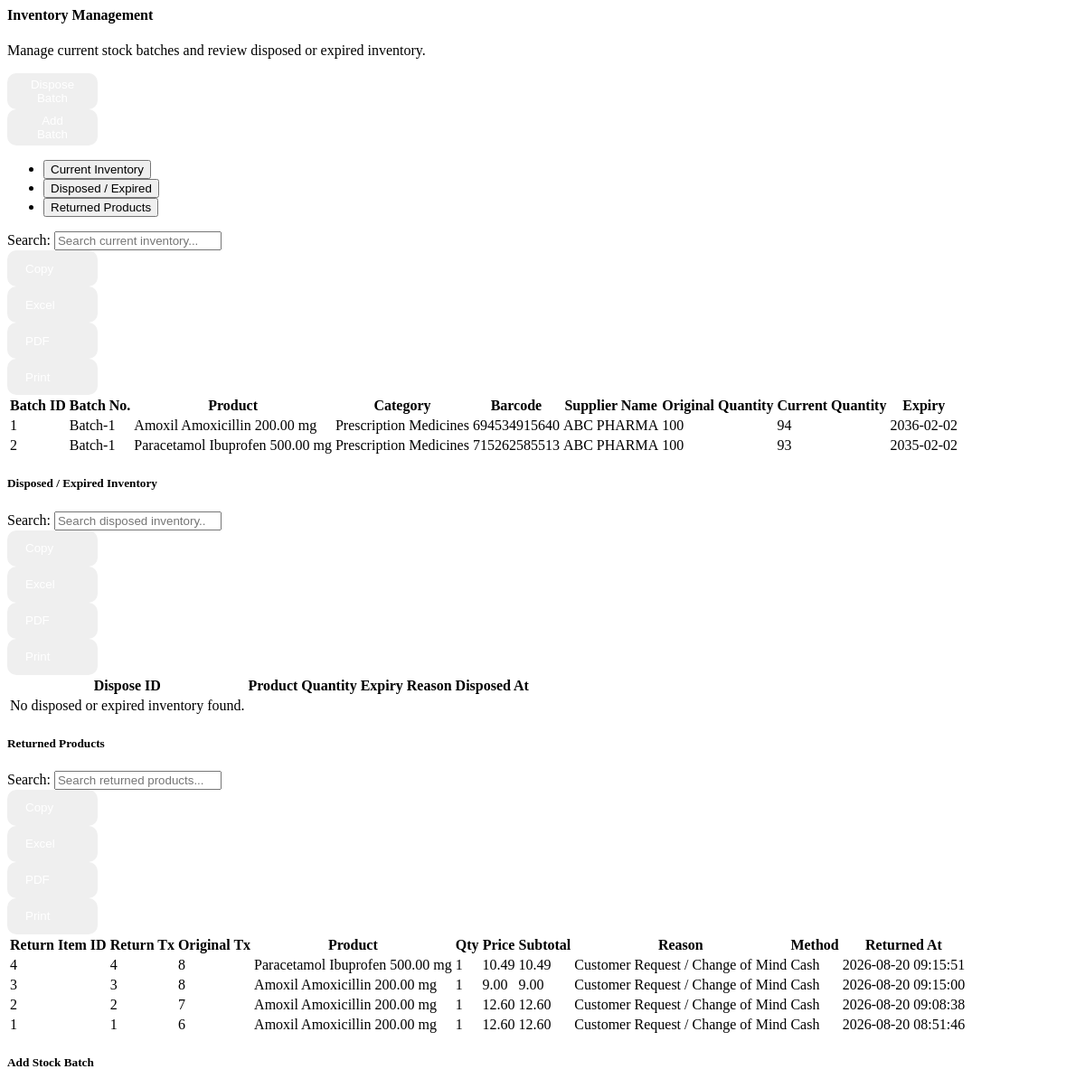
/reusablepage/inventorymanagement.php (signed in, upper part), run on an earlier commit of the app's database.
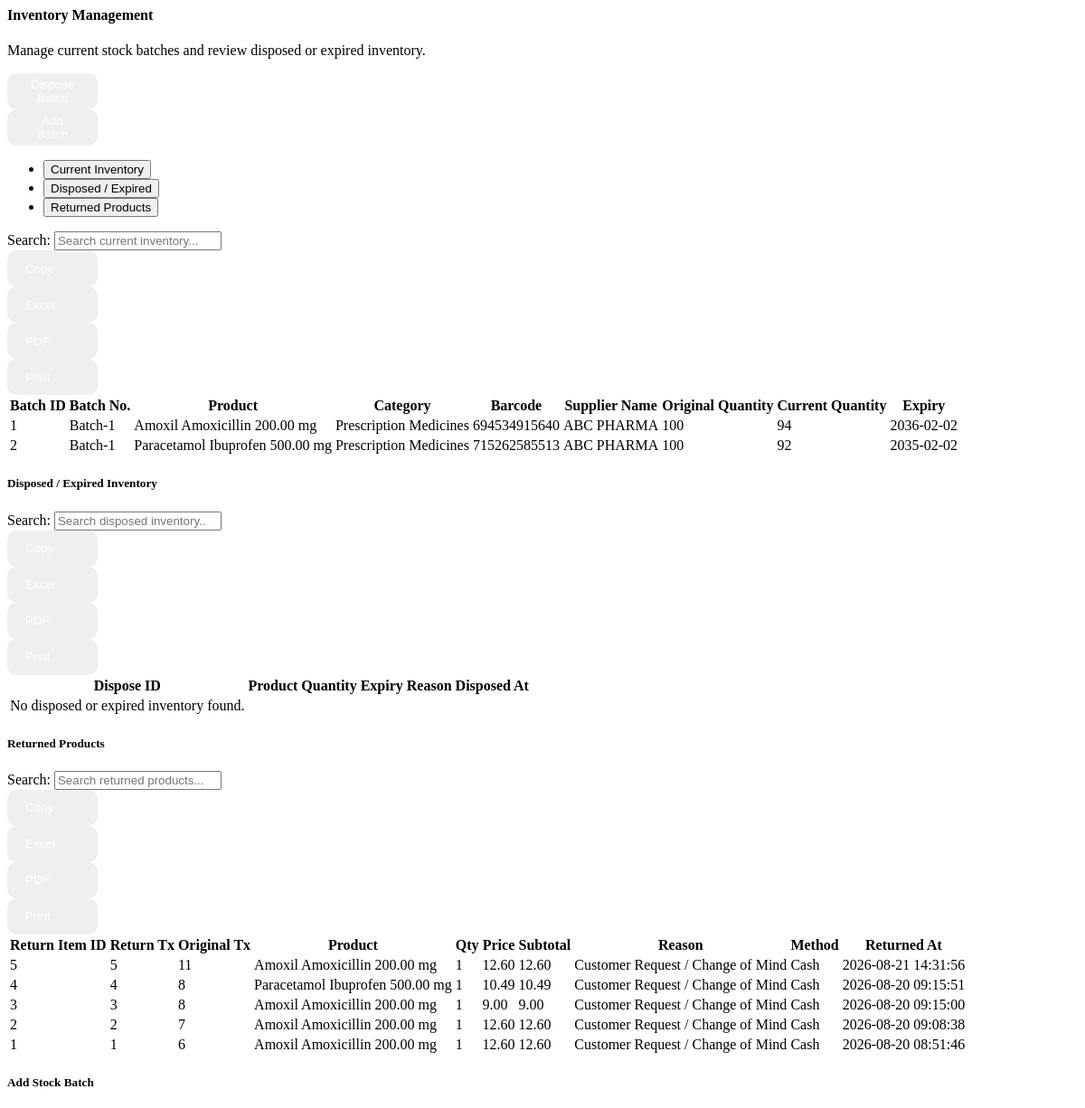
And on a later commit of the database.
### tables this page shows
CREATE TABLE `inventory` (
  `id` int(11) NOT NULL,
  `product_id` int(11) NOT NULL,
  `supplier_id` int(11) DEFAULT NULL,
  `batch_number` varchar(255) DEFAULT NULL COMMENT 'Unique batch identifier',
  `date_received` date DEFAULT NULL COMMENT 'Date batch was received',
  `manufacture_date` date DEFAULT NULL COMMENT 'Manufacturing date',
  `purchase_cost` decimal(10,2) DEFAULT NULL COMMENT 'Cost per unit',
  `markup` decimal(5,2) DEFAULT 0.00 COMMENT 'Markup percentage',
  `sale_price` decimal(10,2) DEFAULT NULL COMMENT 'Selling price per unit',
  `received_quantity` int(11) DEFAULT 0 COMMENT 'Original quantity received in batch',
  `created_at` timestamp NOT NULL DEFAULT current_timestamp(),
  `updated_at` timestamp NOT NULL DEFAULT current_timestamp() ON UPDATE current_timestamp(),
  `current_quantity` int(11) DEFAULT 0 COMMENT 'Current available quantity after sales/adjustments',
  `expiry_date` date DEFAULT NULL COMMENT 'Expiry date (critical for FEFO)'
);

CREATE TABLE `product_categories` (
  `id` int(11) NOT NULL,
  `category_name` varchar(100) NOT NULL,
  `has_vat` tinyint(1) NOT NULL DEFAULT 0,
  `senior_discount` tinyint(1) NOT NULL DEFAULT 0,
  `pwd_discount` tinyint(1) NOT NULL DEFAULT 0
);

CREATE TABLE `products` (
  `id` int(11) NOT NULL,
  `branded_name` varchar(255) NOT NULL COMMENT 'Brand name (e.g., Amoxil)',
  `generic_name` varchar(255) NOT NULL COMMENT 'Generic/active ingredient (e.g., Amoxicillin)',
  `strength` decimal(10,2) NOT NULL DEFAULT 0.00 COMMENT 'Main strength value (e.g., 500mg)',
  `measurement_id` int(11) NOT NULL COMMENT 'FK to unit_measurement table',
  `barcode` varchar(100) DEFAULT NULL COMMENT 'Barcode for POS scanning',
  `category_id` int(11) DEFAULT NULL,
  `classification_id` int(11) DEFAULT NULL,
  `units_per_package` int(11) DEFAULT NULL COMMENT 'Units per package/blister/bottle',
  `imageproduct` varchar(500) NOT NULL,
  `is_basic_necessities` tinyint(1) NOT NULL DEFAULT 0,
  `package_type` varchar(100) DEFAULT NULL COMMENT 'Blister, Bottle, Strip, Box, Jar, etc.',
  `dosage_form` varchar(100) DEFAULT NULL COMMENT 'Tablet, Capsule, Syrup, Suspension, Cream, Drops',
  `dosage_form_id` int(11) DEFAULT NULL,
  `strength_per_quantity` decimal(10,2) DEFAULT NULL COMMENT 'Qty for strength (e.g., 5 for 5mL in syrup)',
  `strength_per_quantity_unit` varchar(50) DEFAULT NULL COMMENT 'Unit for strength_per_quantity (e.g., mL, g)'
);

CREATE TABLE `return_items` (
  `id` int(11) NOT NULL,
  `return_transaction_id` int(11) NOT NULL,
  `product_id` int(11) NOT NULL,
  `quantity` int(11) NOT NULL DEFAULT 0,
  `price` decimal(10,2) NOT NULL DEFAULT 0.00,
  `subtotal` decimal(10,2) NOT NULL DEFAULT 0.00,
  `item_type` enum('returned','replacement') NOT NULL,
  `restocked` tinyint(1) NOT NULL DEFAULT 0,
  `restockable` tinyint(1) NOT NULL DEFAULT 0,
  `cost_of_goods` decimal(10,2) NOT NULL DEFAULT 0.00
);

CREATE TABLE `return_transactions` (
  `id` int(11) NOT NULL,
  `original_transaction_id` int(11) NOT NULL,
  `user_id` int(11) NOT NULL,
  `refund_amount` decimal(10,2) NOT NULL DEFAULT 0.00,
  `replacement_product_id` int(11) DEFAULT NULL,
  `replacement_quantity` int(11) NOT NULL DEFAULT 0,
  `reason` varchar(255) DEFAULT NULL,
  `refund_method` varchar(50) DEFAULT 'cash',
  `created_at` datetime NOT NULL DEFAULT current_timestamp()
);

### function/addprodfunct.php (called while the page is built, shortened)
<?php
class ProductManagement
{
    private $con;
    public function __construct($db)
    {
        $this->con = $db;
    }
    public function getAllInventoryBatches(): array
    {
        $sql = "
            SELECT
                i.id,
                i.batch_number,
                i.product_id,
                p.generic_name,
                p.branded_name,
                p.strength,
                p.measurement_id,
                COALESCE(um.different_measurement, '') AS measurement_name,
                p.category_id,
                pc.category_name,
                p.barcode,
                i.supplier_id,
                COALESCE(s.supplier_name, 'N/A') AS supplier_name,
                i.purchase_cost,
                i.markup,
                i.sale_price,
                i.current_quantity,
                i.received_quantity,
                i.date_received,
                i.expiry_date
            FROM inventory i
            LEFT JOIN products p ON p.id = i.product_id
            LEFT JOIN product_categories pc ON p.category_id = pc.id
            LEFT JOIN unit_measurement um ON um.unit_id = p.measurement_id
            LEFT JOIN suppliers s ON i.supplier_id = s.id
            ORDER BY p.generic_name ASC, i.expiry_date ASC, i.id ASC
        ";
        $stmt = $this->con->prepare($sql);
        $stmt->execute();
        return $stmt->fetchAll();
    }
    public function getReturnedProducts(): array
    {
        $sql = "
            SELECT
                ri.id,
                ri.return_transaction_id,
                rt.original_transaction_id,
                rt.refund_amount,
                rt.reason,
                rt.refund_method,
                rt.created_at AS return_date,
                ri.product_id,
                ri.quantity,
                ri.price,
                ri.subtotal,
                p.generic_name,
                p.branded_name,
                p.strength,
                p.measurement_id,
                COALESCE(um.different_measurement, '') AS measurement_name,
                p.barcode
            FROM return_items ri
            JOIN return_transactions rt ON ri.return_transaction_id = rt.id
            LEFT JOIN products p ON ri.product_id = p.id
            LEFT JOIN unit_measurement um ON um.unit_id = p.measurement_id
            ORDER BY rt.created_at DESC, ri.id DESC
        ";
        $stmt = $this->con->prepare($sql);
        $stmt->execute();
        return $stmt->fetchAll();
    }
}

### reusablepage/inventorymanagement.php (the view, shortened to what the rows shown need)
<?php
require_once __DIR__ . "/../function/addprodfunct.php";
$inventoryManager = new ProductManagement($db);
$inventoryBatches = $inventoryManager->getAllInventoryBatches();
$returnedProducts = $inventoryManager->getReturnedProducts();
?>
<link rel="stylesheet" href="../css/button.css">
<div class="card shadow-sm">
    <div class="card-body">
        <div class="tab-content" id="inventoryTabContent">
            <div class="tab-pane fade show active" id="current-inventory-pane" role="tabpanel" aria-labelledby="current-inventory-tab" tabindex="0">
            <div class="table-responsive mb-4">
            <table id="currentInventoryTable" class="table table-striped table-hover align-middle w-100">
                <thead class="table-dark">
                    <tr>
                        <th>Batch ID</th>
                        <th>Batch No.</th>
                        <th>Product</th>
                        <th>Category</th>
                        <th>Barcode</th>
                        <th>Supplier Name</th>
                        <th>Original Quantity</th>
                        <th>Current Quantity</th>
                        <th>Expiry</th>
                    </tr>
                </thead>
                <tbody>
                    <?php if (empty($inventoryBatches)): ?>
                    <?php else: ?>
                        <?php foreach ($inventoryBatches as $batch): ?>
                            <?php
                                $batchNumber = trim((string) ($batch['batch_number'] ?? ''));
                            ?>
                            <tr>
                                <td><?= htmlspecialchars($batch['id']) ?></td>
                                <td><?= htmlspecialchars($batchNumber) ?></td>
                                <td><?= htmlspecialchars(trim(($batch['branded_name'] ?? '') . ' ' . ($batch['generic_name'] ?? '') . ' ' . ($batch['strength'] ?? '') . ' ' . ($batch['measurement_name'] ?? ''))) ?></td>
                                <td><?= htmlspecialchars($batch['category_name'] ?? 'N/A') ?></td>
                                <td><?= htmlspecialchars($batch['barcode'] ?? 'N/A') ?></td>
                                <td><?= htmlspecialchars($batch['supplier_name'] ?? 'N/A') ?></td>
                                <td><?= htmlspecialchars((string) ($batch['received_quantity'] ?? 0)) ?></td>
                                <td><?= htmlspecialchars((string) ($batch['current_quantity'] ?? 0)) ?></td>
                                <td><?= htmlspecialchars($batch['expiry_date'] ?: 'N/A') ?></td>
                            </tr>
                        <?php endforeach; ?>
                    <?php endif; ?>
                </tbody>
            </table>
        </div>
            </div>
            <div class="tab-pane fade" id="disposed-inventory-pane" role="tabpanel" aria-labelledby="disposed-inventory-tab" tabindex="0">
            <div class="table-responsive">
            <table id="disposedInventoryTable" class="table table-sm table-bordered align-middle w-100">
                <thead class="table-secondary">
                    <tr>
                        <th>Dispose ID</th>
                        <th>Product</th>
                        <th>Quantity</th>
                        <th>Expiry</th>
                        <th>Reason</th>
                        <th>Disposed At</th>
                    </tr>
                </thead>
            </table>
        </div>
            </div>
            <div class="tab-pane fade" id="returned-products-pane" role="tabpanel" aria-labelledby="returned-products-tab" tabindex="0">
            <div class="table-responsive mb-4">
            <table id="returnedProductsTable" class="table table-sm table-bordered align-middle w-100">
                <thead class="table-secondary">
                    <tr>
                        <th>Return Item ID</th>
                        <th>Return Tx</th>
                        <th>Original Tx</th>
                        <th>Product</th>
                        <th>Qty</th>
                        <th>Price</th>
                        <th>Subtotal</th>
                        <th>Reason</th>
                        <th>Method</th>
                        <th>Returned At</th>
                    </tr>
                </thead>
                <tbody>
                    <?php if (empty($returnedProducts)): ?>
                        <tr>
                            <td class="text-center">No returned products recorded.</td>
                            <td></td>
                            <td></td>
                            <td></td>
                            <td></td>
                            <td></td>
                            <td></td>
                            <td></td>
                            <td></td>
                            <td></td>
                        </tr>
                    <?php else: ?>
                        <?php foreach ($returnedProducts as $return): ?>
                            <tr>
                                <td><?= htmlspecialchars($return['id']) ?></td>
                                <td><?= htmlspecialchars($return['return_transaction_id']) ?></td>
                                <td><?= htmlspecialchars($return['original_transaction_id']) ?></td>
                                <td><?= htmlspecialchars(trim(implode(' ', array_filter([
                                    $return['branded_name'] ?? '',
                                    $return['generic_name'] ?? '',
                                    $return['strength'] ?? '',
                                    $return['measurement_name'] ?? ''
                                ], static function ($value) {
                                    return $value !== '';
                                })))) ?></td>
                                <td><?= htmlspecialchars(($return['quantity'] ?? 0)) ?></td>
                                <td><?= htmlspecialchars(number_format((float)($return['price'] ?? 0), 2)) ?></td>
                                <td><?= htmlspecialchars(number_format((float)($return['subtotal'] ?? 0), 2)) ?></td>
                                <td><?= htmlspecialchars($return['reason'] ?? 'N/A') ?></td>
                                <td><?= htmlspecialchars($return['refund_method'] ?? 'N/A') ?></td>
                                <td><?= htmlspecialchars($return['return_date'] ?? 'N/A') ?></td>
                            </tr>
                        <?php endforeach; ?>
                    <?php endif; ?>
                </tbody>
            </table>
        </div>
            </div>
        </div>
    </div>
</div>

What changed in the data, as far as the page shows it:
changed inventory id 2: current_quantity "93" → "92"
added return_items: id "5", return_transaction "5", return_transaction.original_transaction_id "11", generic_name "Amoxil Amoxicillin 200.00 mg", quantity "1", price "12.60", subtotal "12.60", return_transaction.reason "Customer Request / Change of Mind", return_transaction.refund_method "Cash", return_transaction.created_at "2026-08-21 14:31:56"
